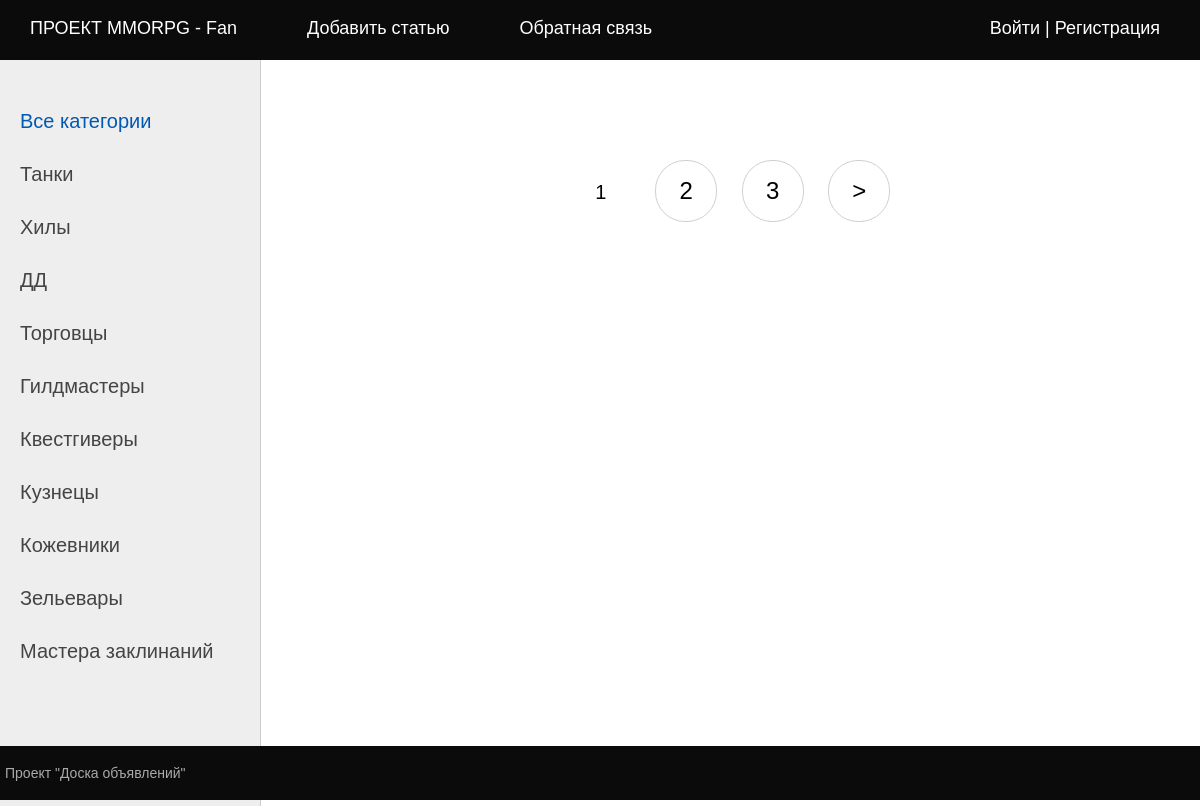
The page / on the database its author committed.
### bbapp/models.py (models this page shows, shortened)
class Category(models.Model):
    name = models.CharField(max_length=128, db_index=True, verbose_name='Категория')
    slug = models.SlugField(max_length=255, unique=True, db_index=True)
    class Meta:
        verbose_name = 'Категория'
        verbose_name_plural = 'Категории'

### bbapp/views.py (the view)
# urls.py: path('', views.BulletsHome.as_view(), name='home'),  # http://127.0.0.1:8000
class BulletsHome(DataMixin, ListView):
    model = Bullets
    paginate_by = 4
    template_name = 'bbapp/index.html'
    context_object_name = 'bullets'
    title_page = 'Главная страница'
    cat_selected = 0
    def get_queryset(self):
        return Bullets.published.all().select_related('cat')

### accounts/context_processors.py (called while the page is built)
def get_bbapp_context(request):
    return {'mainmenu': menu}

### bbapp/models.py (called while the page is built)
    def get_queryset(self):
        return super().get_queryset().filter(is_published=Bullets.PublishedStatus.PUBLISHED)

### bbapp/templatetags/bb_tags.py (called while the page is built)
@register.inclusion_tag('bbapp/list_categories.html')
def show_categories(cat_selected=0):
    cats = Category.objects.all()
    return {'cats': cats, 'cat_selected': cat_selected}

### bbapp/templates/bbapp/index.html (shortened to what this page needs)
{% extends 'default.html' %}
{% block navigation %}
{% if page_obj.has_other_pages %}
<nav class="list-pages">
	<ul>
		{% for p in paginator.page_range %}
		{% if page_obj.number == p %}
		<li class="page-num page-num-selected">{{ p }}</li>
		{% elif p >= page_obj.number|add:-2 and p <= page_obj.number|add:2 %}
		<li class="page-num">
			<a href="?page={{ p }}">{{ p }}</a>
		</li>
		{% endif %}
		{% endfor %}
		{% if page_obj.has_next %}
		<li class="page-num">
			<a href="?page={{ page_obj.next_page_number }}">&gt</a>
		</li>
		{% endif %}
	</ul>
</nav>
{% endif %}
{% endblock %}

### bbapp/templates/bbapp/list_categories.html
{% for cat in cats %}
{% if cat.id == cat_selected %}
<li class="selected">{{ cat.name }}</li>
{% else %}
<li><a href="{% url 'category' cat.pk %}">{{ cat.name }}</a></li>
{% endif %}
{% endfor %}

### static/bbapp/css/styles.css (style rules this page uses)
html, body { font-family: 'Arial'; margin: 0; padding: 0; height: 100%; width: 100%; color: #444; }
a { color: #0059b2; text-decoration: none; }
.left-chapters ul li { margin: 30px 0 0 0; color: #999; }
.left-chapters ul li a { color: #444; text-decoration: none; }
.list-pages { text-align: center; margin: 0 0 20px 0; }
.list-pages ul { margin: 20px 0 0 0; padding: 0; list-style: none; }
.list-pages ul li { display: inline-block; margin: 0 20px 0 0; }
.list-pages a { color: #000; font-size: 24px; text-decoration: none; }
.list-pages .page-num, .page-num-selected { display: inline-block; width: 60px; height: 44px; padding: 16px 0 0 0; border: 1px solid #d0d0d0; border-radius: 30px; }
.list-pages .page-num-selected { border: none; color: #000; font-size: 20px; }

### rows shown on the page
Category: name "Танки"
Category: name "Хилы"
Category: name "ДД"
Category: name "Торговцы"
Category: name "Гилдмастеры"
Category: name "Квестгиверы"
Category: name "Кузнецы"
Category: name "Кожевники"
Category: name "Зельевары"
Category: name "Мастера заклинаний"

### other values the page prints
{{ m.title }} "ПРОЕКТ MMORPG - Fan" "Добавить статью" "Обратная связь"
{{ p }} "1"
{{ p }} "2" "3"
